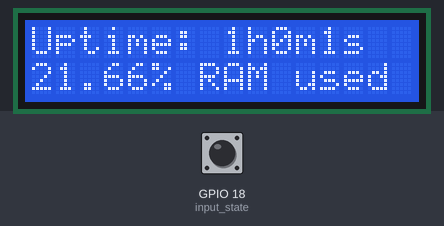
Recording of a program running on a simulated Raspberry Pi (BCM pin numbers). Shown: 16×2 character LCD. The inputs (shaded band) are chosen by the test bench; at power-on: GPIO 18 (input_state) HIGH. System figures (address, load, memory, disk, uptime) are fixed made-up values; the interpreter's speed is modelled, so counts of loop turns are approximate.

Above: at 1.2 s.
1.3 s: GPIO 18 (input_state) pulled LOW for 0.15 s
At 1.39 s:
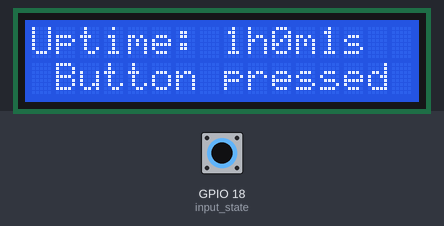
2.9 s: GPIO 18 (input_state) pulled LOW for 1 s
At 3.6 s:
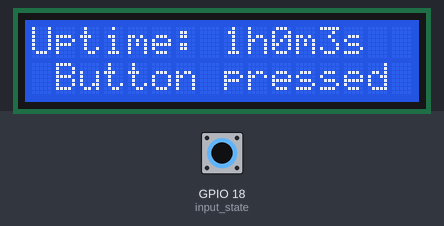
5.4 s: GPIO 18 (input_state) pulled LOW for 0.15 s
At 5.49 s:
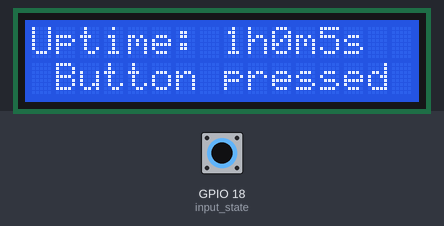
7.0 s: GPIO 18 (input_state) pulled LOW for 1 s
At 7.8 s:
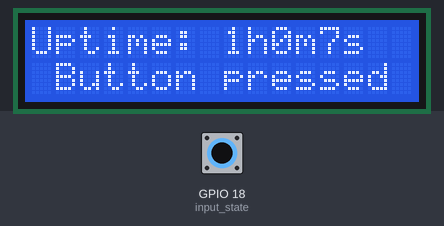
Timing chart, 0 to 10.0 s (numbered marks = the images above; inputs shaded):
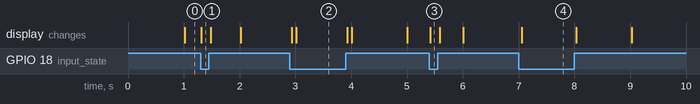

Measured:
- after the input at 1.3 s, the display: changes at once (image 1)
- after the input at 2.9 s, the display: first changes at once (image 2 shows a later state)
- after the input at 5.4 s, the display: changes at once (image 3)
- after the input at 7.0 s, the display: changes after 0.05 s (image 4)

The program:

uptime.py
```python
#!/usr/bin/python
# Rollcode.com
# lcdDisplay class used for writing text on a Raspberry Pi LCD

import RPi.GPIO as GPIO
import time
import os

class lcdDisplay:

    # Define GPIO to LCD mapping
    LCD_RS = 25
    LCD_E  = 24
    LCD_D4 = 23
    LCD_D5 = 17
    LCD_D6 = 27
    LCD_D7 = 22
    #LED_ON = 15

    # Define some device constants
    LCD_WIDTH = 16    # Maximum characters per line
    LCD_CHR = True
    LCD_CMD = False

    LCD_LINE_1 = 0x80 # LCD RAM address for the 1st line
    LCD_LINE_2 = 0xC0 # LCD RAM address for the 2nd line

    # Timing constants
    E_PULSE = 0.00005
    E_DELAY = 0.00005

    def __init__(self):
        # Main program block
        GPIO.setwarnings(False)
        GPIO.setmode(GPIO.BCM)            # Use BCM GPIO numbers
        GPIO.setup(self.LCD_E, GPIO.OUT)  # E
        GPIO.setup(self.LCD_RS, GPIO.OUT) # RS
        GPIO.setup(self.LCD_D4, GPIO.OUT) # DB4
        GPIO.setup(self.LCD_D5, GPIO.OUT) # DB5
        GPIO.setup(self.LCD_D6, GPIO.OUT) # DB6
        GPIO.setup(self.LCD_D7, GPIO.OUT) # DB7
	GPIO.setup(18, GPIO.IN, pull_up_down=GPIO.PUD_UP) # Button

        # Initialise display
        self.lcd_byte(0x33,self.LCD_CMD)
        self.lcd_byte(0x32,self.LCD_CMD)
        self.lcd_byte(0x28,self.LCD_CMD)
        self.lcd_byte(0x0C,self.LCD_CMD)
        self.lcd_byte(0x06,self.LCD_CMD)
        self.lcd_byte(0x01,self.LCD_CMD)

    def printFirstLine(self, message, style):

        if( style == 1 or style == 2 or style == 3):
            self.lcd_byte(self.LCD_LINE_1, self.LCD_CMD)
            self.lcd_string(message,style)
        elif(style == 4):
            str_pad = " " * 16
            my_long_string = str(message)
            my_long_string = str_pad + my_long_string
            for i in range (0, len(my_long_string)):
                self.lcd_byte(self.LCD_LINE_1, self.LCD_CMD)
                lcd_text = my_long_string[i:(i+15)]
                self.lcd_string(lcd_text,1)
                time.sleep(0.4)
            self.lcd_byte(self.LCD_LINE_1, self.LCD_CMD)
            self.lcd_string(str_pad,1)
        else:
            print("No such format style")


    def printSecondLine(self, message, style):

        if( style == 1 or style == 2 or style == 3):
            self.lcd_byte(self.LCD_LINE_2, self.LCD_CMD)
            self.lcd_string(message,style)
        elif(style == 4):
            str_pad = " " * 16
            my_long_string = str(message)
            my_long_string = str_pad + my_long_string
            for i in range (0, len(my_long_string)):
                self.lcd_byte(self.LCD_LINE_2, self.LCD_CMD)
                lcd_text = my_long_string[i:(i+15)]
                self.lcd_string(lcd_text,1)
                time.sleep(0.4)
            self.lcd_byte(self.LCD_LINE_2, self.LCD_CMD)
            self.lcd_string(str_pad,1)
        else:
            print("No such format style")

    def lcd_string(self, message,style):
        # Send string to display
        # style=1 Left justified
        # style=2 Centred
        # style=3 Right justified

        if style==1:
            message = message.ljust(self.LCD_WIDTH," ")
        elif style==2:
            message = message.center(self.LCD_WIDTH," ")
        elif style==3:
            message = message.rjust(self.LCD_WIDTH," ")

        for i in range(self.LCD_WIDTH):
            self.lcd_byte(ord(message[i]),self.LCD_CHR)

    def lcd_byte(self, bits, mode):
        # Send byte to data pins
        # bits = data
        # mode = True  for character
        #        False for command

        GPIO.output(self.LCD_RS, mode) # RS

        # High bits
        GPIO.output(self.LCD_D4, False)
        GPIO.output(self.LCD_D5, False)
        GPIO.output(self.LCD_D6, False)
        GPIO.output(self.LCD_D7, False)
        if bits&0x10==0x10:
            GPIO.output(self.LCD_D4, True)
        if bits&0x20==0x20:
            GPIO.output(self.LCD_D5, True)
        if bits&0x40==0x40:
            GPIO.output(self.LCD_D6, True)
        if bits&0x80==0x80:
            GPIO.output(self.LCD_D7, True)

        # Toggle 'Enable' pin
        time.sleep(self.E_DELAY)
        GPIO.output(self.LCD_E, True)
        time.sleep(self.E_PULSE)
        GPIO.output(self.LCD_E, False)
        time.sleep(self.E_DELAY)

        # Low bits
        GPIO.output(self.LCD_D4, False)
        GPIO.output(self.LCD_D5, False)
        GPIO.output(self.LCD_D6, False)
        GPIO.output(self.LCD_D7, False)
        if bits&0x01==0x01:
            GPIO.output(self.LCD_D4, True)
        if bits&0x02==0x02:
            GPIO.output(self.LCD_D5, True)
        if bits&0x04==0x04:
            GPIO.output(self.LCD_D6, True)
        if bits&0x08==0x08:
            GPIO.output(self.LCD_D7, True)

        # Toggle 'Enable' pin
        time.sleep(self.E_DELAY)
        GPIO.output(self.LCD_E, True)
        time.sleep(self.E_PULSE)
        GPIO.output(self.LCD_E, False)
        time.sleep(self.E_DELAY)

# Original code for this script is from here
# https://github.com/JochenB/rpisysinfo
def getUptime():
        dataFile       = open("/proc/uptime")
        # In contents[0] we store the Raspberry Pi
        # Uptime in unix time format
        contents       = dataFile.read().split()
        dataFile.close()
        unixTime       = float(contents[0])
        minute         = 60
        hour           = minute * 60
        day            = hour * 24
        days           = int(unixTime / day)
        hours          = int((unixTime % day) / hour)
        minutes        = int((unixTime % hour) / minute)
        seconds        = int(unixTime % minute)

        raspberryUptime = ''
        if days > 0:
                raspberryUptime += str(days) + 'd'
        if len (raspberryUptime) > 0 or hours > 0:
                raspberryUptime     += str(hours) + 'h'
        if len (raspberryUptime) > 0 or minutes > 0:
                raspberryUptime     += str(minutes) + 'm'
        raspberryUptime += str( seconds ) + 's'
        return raspberryUptime

def getRAMinformations():
    p = os.popen('free')
    i = 0
    while 1:
        i = i + 1
        line = p.readline()
        if i==2:
            return(line.split()[1:4])

# Now, using the informations recevied from the getRAMinfo's method
# i build the getRAMpercentage method, so you can show the amount
# of ram used in percentage

def getRAMpercentage(total, used):
    return((used * 100) / total)

def main():
    LCD = lcdDisplay()

    while True:
        infoRAM = getRAMinformations()
        totalRAM = round(int(infoRAM[0]) / 1000,1)
        usedRAM = round(int(infoRAM[1]) / 1000,1)
        percentRAM = getRAMpercentage(totalRAM, usedRAM)

	input_state = GPIO.input(18)
	# Uptime
        LCD.printFirstLine('Uptime: ' + getUptime(), 1)

	# Button
	if input_state == 0:
		LCD.printSecondLine('Button pressed', 2)
	else:
       		LCD.printSecondLine(str(round(percentRAM,2)) + "% RAM used", 1)

if __name__ == '__main__':
  main()
```
